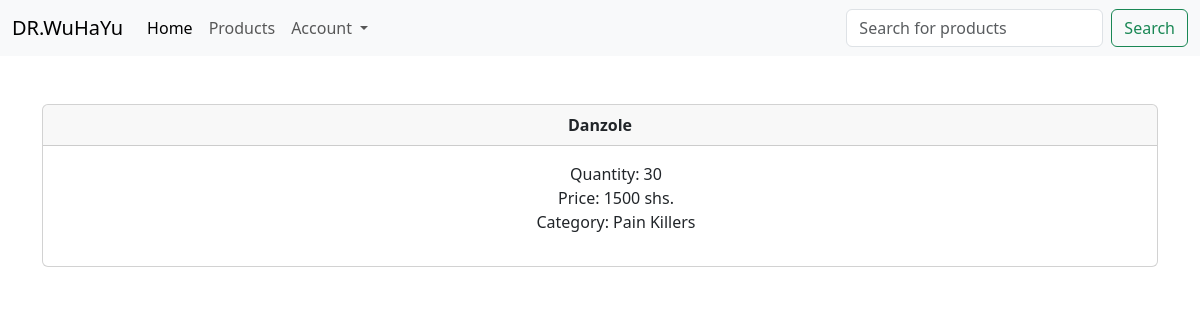
The page /view_item/1 on the database its author committed.
### kalimunda/models.py (models this page shows, shortened)
class Medicine(models.Model):
    name = models.CharField(max_length=20)
    category = models.ForeignKey(Category, null=True, blank=True, on_delete=models.CASCADE)
    quantity = models.IntegerField()
    price = models.IntegerField()
    class Meta:
        verbose_name_plural = "Medicine"

class Category(models.Model):
    name = models.CharField(max_length=20)
    def __str__(self):
        return self.name
    class Meta:
        verbose_name_plural = "Categories"

### kalimunda/views.py (the view)
# urls.py: path('view_item/<id>', views.view_item, name="view_item"),
def view_item(request, id):
    item = Medicine.objects.get(pk=id)
    return render(request, 'view_item.html', {'item':item})

### kalimunda/templates/view_item.html (shortened to what this page needs)
{% extends 'base.html' %}
{% block content %}
<br><br>
<div class="container">
    <div class="card text-center">
        <div class="card-header">
           <strong>{{ item.name }}</strong>
        </div>
        <div class="card-body">
            <ul>
           <li>Quantity: {{ item.quantity }}</li>
           <li>Price: {{ item.price }} shs.</li>
           <li>Category: {{ item.category }}</li>
        </ul>
        </div>
    </div>
</div>
{% endblock %}

### kalimunda/templates/view_item.html (style rules this page uses)
.card-body ul li { list-style-type: none; }

### rows shown on the page
Medicine: name "Danzole", quantity "30", price "1500", category "Pain Killers"
